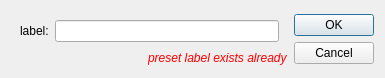
<?xml version="1.0" encoding="UTF-8"?>
<ui version="4.0">
 <class>dialog_save_preset</class>
 <widget class="QDialog" name="dialog_save_preset"><property name="surfaceRole" stdset="0"><string>panel</string></property>
  <property name="geometry">
   <rect>
    <x>0</x>
    <y>0</y>
    <width>385</width>
    <height>78</height>
   </rect>
  </property>
  <property name="sizePolicy">
   <sizepolicy hsizetype="Fixed" vsizetype="Fixed">
    <horstretch>0</horstretch>
    <verstretch>0</verstretch>
   </sizepolicy>
  </property>
  <property name="windowTitle">
   <string>save new preset</string>
  </property>
  <layout class="QHBoxLayout" name="layout_horizontal_layout_2">
   <item alignment="Qt::AlignmentFlag::AlignTop">
    <widget class="QWidget" name="panel_dialog_preset_container" native="true"><property name="surfaceRole" stdset="0"><string>panel</string></property>
     <layout class="QVBoxLayout" name="layout_vertical_layout">
      <property name="spacing">
       <number>0</number>
      </property>
      <property name="leftMargin">
       <number>0</number>
      </property>
      <property name="topMargin">
       <number>0</number>
      </property>
      <property name="rightMargin">
       <number>0</number>
      </property>
      <property name="bottomMargin">
       <number>0</number>
      </property>
      <item alignment="Qt::AlignmentFlag::AlignTop">
       <widget class="QWidget" name="panel_preset_label_container" native="true"><property name="surfaceRole" stdset="0"><string>panel</string></property>
        <layout class="QHBoxLayout" name="layout_horizontal_layout">
         <item>
          <widget class="QLabel" name="label_preset_name">
           <property name="text">
            <string>label:</string>
           </property>
          </widget>
         </item>
         <item>
          <widget class="QLineEdit" name="edit_preset_name"/>
         </item>
        </layout>
       </widget>
      </item>
      <item alignment="Qt::AlignmentFlag::AlignRight|Qt::AlignmentFlag::AlignTop">
       <widget class="QLabel" name="label_preset_exists_warning">
        <property name="font">
         <font>
          <italic>true</italic>
         </font>
        </property>
        <property name="styleSheet">
         <string notr="true">color: red</string>
        </property>
        <property name="text">
         <string>preset label exists already</string>
        </property>
       </widget>
      </item>
     </layout>
    </widget>
   </item>
   <item alignment="Qt::AlignmentFlag::AlignVCenter">
    <widget class="QDialogButtonBox" name="button_box_preset_dialog">
     <property name="orientation">
      <enum>Qt::Orientation::Vertical</enum>
     </property>
     <property name="standardButtons">
      <set>QDialogButtonBox::StandardButton::Cancel|QDialogButtonBox::StandardButton::Ok</set>
     </property>
    </widget>
   </item>
  </layout>
 </widget>
 <resources/>
 <connections>
  <connection>
   <sender>button_box_preset_dialog</sender>
   <signal>accepted()</signal>
   <receiver>dialog_savePresets</receiver>
   <slot>accept()</slot>
   <hints>
    <hint type="sourcelabel">
     <x>248</x>
     <y>254</y>
    </hint>
    <hint type="destinationlabel">
     <x>157</x>
     <y>274</y>
    </hint>
   </hints>
  </connection>
  <connection>
   <sender>button_box_preset_dialog</sender>
   <signal>rejected()</signal>
   <receiver>dialog_savePresets</receiver>
   <slot>reject()</slot>
   <hints>
    <hint type="sourcelabel">
     <x>316</x>
     <y>260</y>
    </hint>
    <hint type="destinationlabel">
     <x>286</x>
     <y>274</y>
    </hint>
   </hints>
  </connection>
 </connections>
</ui>
